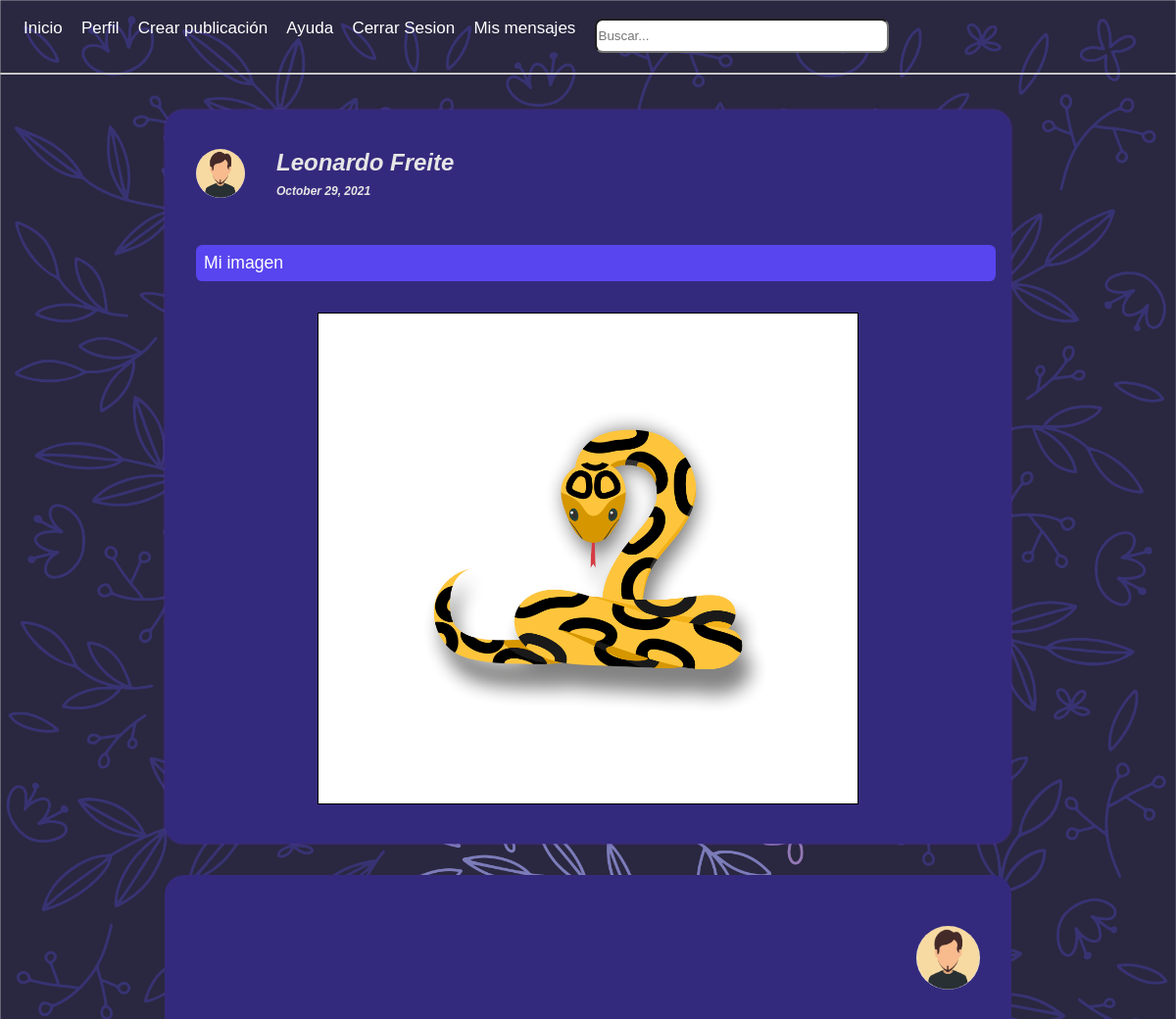
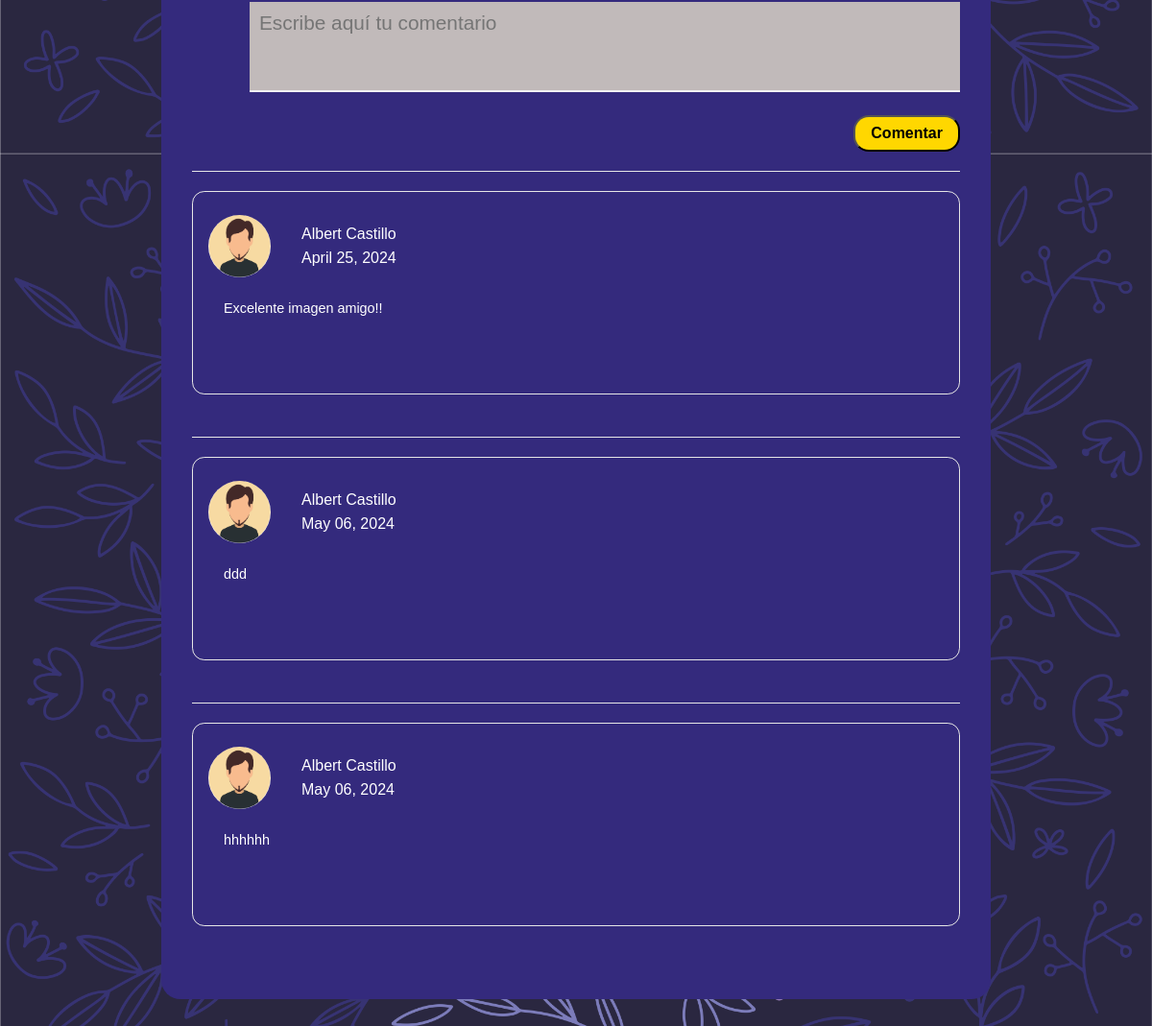
Page /publicacion/15/ (signed in) on the committed database (2 pictures, top to bottom).
### tables this page shows
CREATE TABLE post (id INTEGER NOT NULL PRIMARY KEY AUTOINCREMENT, correo VARCHAR (100) NOT NULL REFERENCES usuarios (correo) ON DELETE CASCADE, nombre VARCHAR (100) NOT NULL REFERENCES usuarios (nombre) ON DELETE CASCADE, apellido VARCHAR (100) NOT NULL REFERENCES usuarios (apellidos) ON DELETE CASCADE, datepost DATE NOT NULL, text VARCHAR (1500), url VARCHAR (260), sexo VARCHAR (1), urlavatar VARCHAR (260));

CREATE TABLE comment (id INTEGER PRIMARY KEY AUTOINCREMENT NOT NULL, correo VARCHAR (100) NOT NULL, nombre VARCHAR (100) NOT NULL, apellidos VARCHAR (100) NOT NULL, text VARCHAR (1500) NOT NULL, datecomment DATE NOT NULL, idpost INTEGER NOT NULL, urlavatar VARCHAR (100) NOT NULL);

### app.py (the view)
@app.route('/publicacion/<int:id>/', methods=['GET'])
def publicacion(id=None):
    if 'id' not in session:
        return redirect('/')
    else:
        frm_busqueda = Busqueda()
        frm_comentar = Comentario()
        if request.method == 'GET':
            sql = f"SELECT nombre, apellido, datepost, text, url FROM post WHERE id='{id}'"
            res = seleccion(sql)
            nombre = res[0][0]
            apellidos = res[0][1]
            sql2 = f"SELECT correo,sexo FROM usuarios WHERE nombre='{nombre}' AND apellidos='{apellidos}'"
            res2 = seleccion(sql2)
            sex = res2[0][1]
            img_owner = res2[0][0]
            id_img = id
            res_formatted = {tup[0]: tup[1:] for tup in res}
            temp_dict = {}
            for key, value in res_formatted.items():  # Iterate over items, not keys
                temp_dict[key] = value
            first_key = next(iter(temp_dict))  # Get the first key in the dictionary, which is the name of the image owner
            tuple_values = temp_dict[first_key]
            post_data = {
                'nombre': first_key,
                'apellidos': tuple_values[0],
                'datepost': format_datetime(tuple_values[1]),
                'text': tuple_values[2],
                'url': tuple_values[3]
            }
            urlava = ''
            if sex == "H":
                urlava = "avatares/hombre-barba.jpg"
            elif sex == "M":
                urlava = "avatares/mujer1.jpg"
            elif sex == "P":
                urlava = "avatares/otro.png"
            sql3 = f"SELECT id,correo,nombre, apellidos, text, datecomment, urlavatar FROM comment WHERE idpost='{id_img}'"
            res3 = seleccion(sql3)
            if len(res3) == 0:
                formatted_comments_data = []
            else:
                formatted_comments_data = [{ 'id': row[0],
                                            'correo': row[1],
                                            'nombre': row[2],
                                            'apellidos': row[3],
                                            'text': row[4],
                                            'datecomment': format_comment_datetime(row[5]),
                                            'urlavatar': row[6] } for row in res3]
            html_title = f"Publicación de {post_data['nombre']} {post_data['apellidos']}"
            return render_template('publicacion.html', titulo=html_title, postInfo=post_data, ava=urlava, owner=img_owner, id_img=id_img, form_busqueda=frm_busqueda, form_comentar=frm_comentar, commentList=formatted_comments_data)
        elif request.method == 'POST' and 'texto' in request.form:
            texto = request.form['texto'].capitalize()
            return redirect(f'/busqueda/{texto}')

### formularios.py
class Busqueda(FlaskForm):
    texto = SearchField()

class Comentario(FlaskForm):
    new_comment_text = TextAreaField()
    new_comment_btn = SubmitField('Comentar')

### db.py (called while the page is built)
def seleccion(sql) -> list:
    try:
        with sqlite3.connect(URL_DB) as con:
            cur = con.cursor()
            res = cur.execute(sql).fetchall()
    except Exception as ex:
        res = None
        print('ESTE ES EL ERROR::   ', ex)
    return res

### utilidades.py (called while the page is built)
def format_datetime(date) -> str:
    datetime_object = datetime.strptime(date, '%Y-%m-%d %H:%M:%S')
    return datetime_object.strftime('%B %d, %Y')

def format_comment_datetime(date) -> str:
    try:
        datetime_object = datetime.strptime(date, '%Y-%m-%d %H:%M:%S')
    except ValueError:
        datetime_object = datetime.strptime(date, '%Y-%m-%d %H:%M:%S.%f')
    return datetime_object.strftime('%B %d, %Y')

### templates/publicacion.html (shortened to what this page needs)
{% extends 'base.html' %} {% block css %}
<link rel="stylesheet" href="{{ url_for('static', filename='/css/navegacion.css') }}" />
<link rel="stylesheet" href="{{ url_for('static', filename='/css/publication-page.css' ) }}" />
{% endblock %} {% block nav %}
<header class="container2">
    <nav class="nav-main">
        <ul class="nav-menu">
            <li>
                <a href="/feed/">Inicio</a>
            </li>
            <li>
                <a href="/perfil/">Perfil</a>
            </li>
            <li>
                <a href="/nueva_publicacion/">Crear publicación</a>
            </li>
            <li>
                <a href="/ayuda/">Ayuda</a>
            </li>
            <li>
                <a href="/salir/">Cerrar Sesion</a>
            </li>
            <li>
                <a href="/mensajes/{{session['id']}}">Mis mensajes</a>
            </li>
            <form class="search-area" method="POST">
                <div class="search-box">{{form_busqueda.texto(placeholder="Buscar...")}}</div>
            </form>
        </ul>
    </nav>
</header>
<hr />
{% endblock %} {% block contenido %}
<main class="main">
    <div class="container-full-post">
        <div class="publication-header">
            <div class="avausuario">
                <img src="{{url_for('static', filename=ava )}}" class="avatar" alt="avatar" />
            </div>
            <div class="nom">
                <p>{{postInfo['nombre']}} {{postInfo['apellidos']}}</p>
                <p style="font-size: 12px" class="time">{{postInfo['datepost']}}</p>
            </div>
        </div>
        <div class="parrafo">
            <p>{{ postInfo['text'] }}</p>
        </div>
        <div class="imagenesfull">
            <figure>
                <img src="{{url_for('static', filename=postInfo['url'])}}" alt="publicación " class="post-image" />
            </figure>
        </div>
    </div>
    <div class="comment_block">
        <div class="create_new_comment">
            <div id="current_user_avatar">
                <img src="{{url_for('static', filename=ava )}}" />
            </div>
            <form class="input_comment" method="POST" id="new-comment-form">
                {{ form_comentar.new_comment_text(placeholder="Escribe aquí tu comentario")}}
                {{ form_comentar.new_comment_btn }}
            </form>
        </div>
        {% for comentario in commentList %}
        <div class="comment-container" data-comment-id="{{comentario['id']}}">
            <div class="user_comment">
                <div class="main-comment">
                    <div class="comment_user_avatar">
                        <img src="{{ url_for('static', filename=comentario['urlavatar'] ) }}" />
                        <div class="name_date">
                            <p>
                                {{comentario['nombre']}} {{comentario['apellidos']}}
                            </p>
                            <p>
                                {{comentario['datecomment']}}
                            </p>
                        </div>
                    </div>
                    <div class="comment_body">
                        <p>
                            {{comentario['text']}}
                        </p>
                    </div>
                </div>
            </div>
        </div>
        {% endfor %}
    </div>
</main>
{% endblock %}

### templates/base.html (shortened to what this page needs)
<!DOCTYPE html>
<html lang="es">
<head>
    {% block css%} {% endblock %}
</head>
<body>
    {% block nav %} {% endblock %}
    <div class="cuerpo">{% block contenido %} {% endblock %}</div>
</body>
</html>

### static/css/navegacion.css (style rules this page uses)
a { color: #ffffff; text-decoration: none; }
ul { list-style: none; }
.container2 { display: flex; flex-direction: column; align-items: center; justify-content: space-between; padding-block: 1.2rem 1rem; padding-inline: 1.5rem; gap: 1.2rem; }
.nav-main { font-size: 17px; display: flex; }
.nav-main ul { display: flex; margin: 0; padding: 0; gap: 1.2rem; }
.nav-main ul li a { display: flex; flex-direction: column; align-items: center; }
.nav-main ul li a::after { content: ""; display: block; width: 0; height: 2px; background: #fff; transition: all 0.3s; margin-top: 6px; }
.nav-main ul.nav-menu { flex: 1; flex-wrap: wrap; }
hr { margin: 4px 0; }
#texto { text-decoration: none; outline: none; width: 240px; height: 35px; position: relative; display: block; border-radius: .5rem; }
@media screen and (min-width: 640px) { .container2 { flex-direction: row; } }
@media screen and (min-width: 640px) { #texto { width: 300px; } }

### static/css/publication-page.css (style rules this page uses)
body { margin: 0; padding: 0; background: url(../img/fondo.png) repeat center top ; background-size: cover; font-family: sans-serif; height: 100vh; }
p { margin: 0; }
img { max-width: 100%; display: block; }
main { padding-block: 2rem 4rem; }
.container-full-post { background-color: #342a7d; box-shadow: 0 0 3px #51319e; height: auto; max-width: 800px; margin-inline: auto; margin-block: 0 2rem; border-radius: 20px; padding-inline: 2rem; padding-block: 2.5rem; }
.publication-header { display: flex; gap: 2rem; }
.avatar { position: relative; width: 50px; height: 50px; border-radius: 50%; }
.nom { font-family: Arial; color: white; display: flex; gap: .5rem; flex-direction: column; justify-content: center; }
.nom > p { font-size: 1.5rem; font-style: italic; font-weight: bold; color: #e6e6e6; }
.imagenesfull figure { margin: 0; }
.post-image { width: 250px; height: 200px; border: 1px black solid; margin-inline: auto; }
.parrafo { font-size: medium; width: 100%; color: white; margin-top: 3rem; margin-bottom: 2rem; font-size: 1.1rem; background-color: #5945ef; padding: .5rem; border-radius: .4rem; }
.comment_block { padding-block: 2rem; padding-inline: 2rem; background-color: #342a7d; border-radius: 20px; margin-inline: auto; max-width: 800px; }
.comment_block .create_new_comment { position: relative; width: 100%; padding: 20px 0; display: flex; flex-direction: column; align-items: end; gap: 2rem; }
.comment_block .create_new_comment .input_comment { display: flex; gap: 1.5rem; flex-direction: column; align-items: end; width: 100%; }
.comment_block .create_new_comment input[type="submit"] { outline: none; padding-inline: 1rem; padding-block: 0.5rem; background-color: gold; border-radius: 10px; font-size: medium; font-weight: bold; border-radius: 1rem; transition: background 0.3s ease-in-out; }
.comment_block .create_new_comment .input_comment #new_comment_text { width: 90%; font-family: sans-serif; resize: none; font-weight: 300; font-size: 1.3rem; padding: 10px; border: none; border-bottom: 2px solid #f2f2f2; height: 4.5rem; background-color: #c1baba; }
.comment_block .comment-container { width: 100%; height: auto; padding: 20px 0; border-top: 1px solid #e6e6e6; }
.comment_block .comment-container .user_comment { list-style-type: none; }
.main-comment { border: 1px solid #e6e6e6; padding-inline: 1rem; padding-block: 1.5rem; border-radius: .8rem; }
.comment_block .comment-container .comment_body { display: inline-block; vertical-align: middle; min-height: 65px; padding-inline: 1rem; padding-block: .5rem; font-size: 0.9rem; color: #fff; border-radius: 10px; }
#current_user_avatar { width: 65px; height: 65px; vertical-align: middle; }
#current_user_avatar img { width: 65px; height: 65px; border-radius: 50%; }
.comment_user_avatar { vertical-align: middle; margin-bottom: 1rem; display: flex; gap: 2rem; }
.comment_user_avatar img { width: 65px; height: 65px; border-radius: 50%; }
.comment_user_avatar .name_date { display: flex; gap: .4rem; flex-direction: column; justify-content: center; color: #fff; }
@media screen  and (min-width: 640px) { .post-image { width: 550px; height: 500px; } }

### rows in the picture
post: nombre "Leonardo", apellidos "Freite", datepost "October 29, 2021", text "Mi imagen", url (picture)
comment: urlavatar (picture), nombre "Albert", apellidos "Castillo", datecomment "April 25, 2024", text "Excelente imagen amigo!!"
comment: urlavatar (picture), nombre "Albert", apellidos "Castillo", datecomment "May 06, 2024", text "ddd"
comment: urlavatar (picture), nombre "Albert", apellidos "Castillo", datecomment "May 06, 2024", text "hhhhhh"
